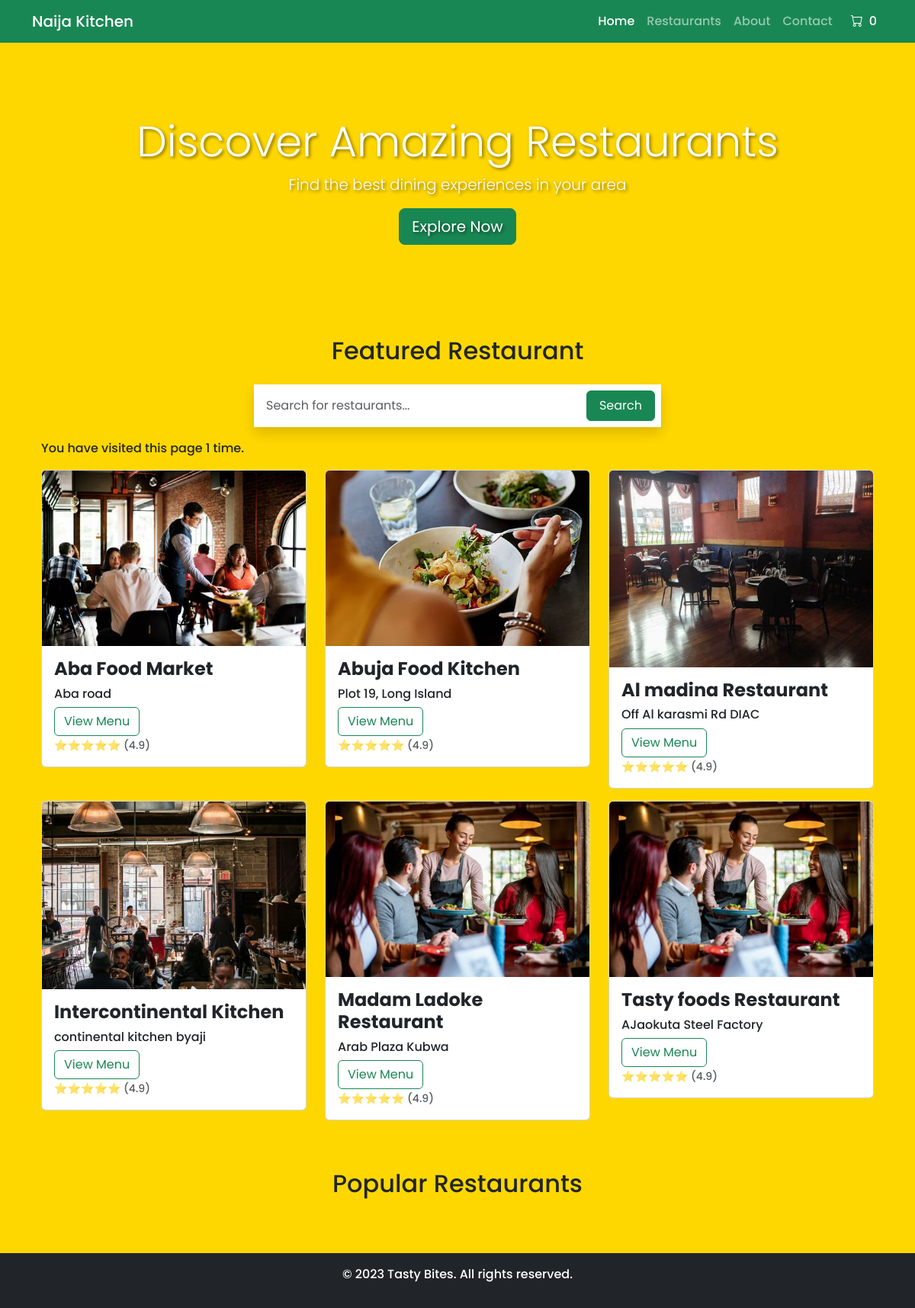
The app's page / (signed in) with its own data.
### naija_kitchen/models.py (models this page shows, shortened)
class Restaurant(models.Model):
    restaurant_name = models.CharField(max_length=200)
    slug = models.SlugField(max_length=200, blank=True)
    restaurant_address = models.CharField(max_length=200)
    restaurant_image = models.ImageField(null=True, blank=True)
    restaurant_contact = models.CharField(max_length=200)
    restaurant_owner = models.ForeignKey(
        'auth.User', blank=True, null=True, on_delete=models.CASCADE, related_name='user_restaurants')
    class Meta:
        ordering = ['restaurant_name']
        indexes = [
            models.Index(fields=['restaurant_name'])
        ]
    @property
    def imageURL(self):
        try:
            url = self.restaurant_image.url
        except:
            url = ''
        return url

### naija_kitchen/views.py (the view)
# urls.py: path("", get_all_restaurant, name="all_restaurants"),
def get_all_restaurant(request):
    if request.user.is_authenticated:
        visit_count = request.session.get('visit_count', 0)
        visit_count += 1
        request.session['visit_count'] = visit_count
        cart_items = get_cart_items_from_session(request)
        restaurants = Restaurant.objects.all()
        restaurant_json = json.dumps(list(Restaurant.objects.values()))
        context = {'restaurants': restaurants,
                'visit_count': visit_count, 'cartItems': cart_items, 'restaurant_json': restaurant_json}
        return render(request, 'restaurant_list.html', context)
    else:
        return redirect('admin/')

### naija_kitchen/views.py (called while the page is built)
def get_cart_items_from_session(request):
    cart_items_in_session = request.session.get('cartItems')
    return cart_items_in_session

### naija_kitchen/templates/restaurant_list.html (shortened to what this page needs)
{% extends 'main.html'%}
{% load static %}
    {% block content %}
    <header class="jumbotron jumbotron-fluid py-5 mb-4">
        <div class="container text-center py-5">
            <h1 class="display-4">Discover Amazing Restaurants</h1>
            <p class="lead">Find the best dining experiences in your area</p>
            <a href="#" class="btn btn-success btn-lg">Explore Now</a>
        </div>
    </header>
    <main class="container">
        <section class="mb-5">
            <h2 class="text-center mb-4">Featured Restaurant</h2>
            <div class="container h-100 mb-3">
                <div class="row h-100 justify-content-center align-items-center">
                    <div class="col-md-8 col-lg-6">
                        <form action="" method="get" class="d-flex shadow p-2 bg-white">
                            <input id="searchInput" class="form-control me-2 p-2 border-0 shadow-none" type="search"
                                placeholder="Search for restaurants..." aria-label="Search" />
                            <button class="btn btn-success px-3" type="submit">
                                Search
                            </button>
                        </form>
                    </div>
                </div>
            </div>
            <div class="container">
                <p>You have visited this page {{ visit_count }} time{{ num_visits|pluralize }}.</p>
                <div id="productCard" class="row">
                    {% for restaurant in restaurants %}
                    <div class="col-sm-4 mb-3">
                        <div class="card">
                            <img class="card-img-top img-fluid" src="{{restaurant.imageURL}}"
                                alt="{{restaurant.imageURL}}" />
                            <div class="card-body text-start">
                                <h4><strong>{{restaurant.restaurant_name}}</strong></h4>
                                <h6>{{restaurant.restaurant_address}}</h6>
                                <a id="restaurant-link" class="btn btn-outline-success" href="{% url 'restaurant_menucategories' restaurant_slug=restaurant.slug%}">View
                                    Menu</a>
                                <p class="card-text">
                                    <small class="text-muted">⭐⭐⭐⭐⭐ (4.9)</small>
                                </p>
                            </div>
                        </div>
                    </div>
                    {% endfor%}
                </div>
            </div>
        </section>
        <section>
            <h2 class="text-center mb-4">Popular Restaurants</h2>
        </section>
    </main>
    <footer class="bg-dark text-white text-center py-3 mt-5">
        <p>&copy; 2023 Tasty Bites. All rights reserved.</p>
    </footer>
    {% endblock %}

### static/css/style.css (style rules this page uses)
body { font-family: 'Poppins sans-serif'; }
.bg-color { background-color: #FFD700; }
.jumbotron { background-size: cover; background-position: center; color: white; text-shadow: 2px 2px 4px rgba(0, 0, 0, 0.5); }
.poppins-medium { font-family: "Poppins", sans-serif; font-weight: 500; font-style: normal; }

### records on screen
Restaurant: imageURL (picture), restaurant_name "Aba Food Market", restaurant_address "Aba road"
Restaurant: imageURL (picture), restaurant_name "Abuja Food Kitchen", restaurant_address "Plot 19, Long Island"
Restaurant: imageURL (picture), restaurant_name "Al madina Restaurant", restaurant_address "Off Al karasmi Rd DIAC"
Restaurant: imageURL (picture), restaurant_name "Intercontinental Kitchen", restaurant_address "continental kitchen byaji"
Restaurant: imageURL (picture), restaurant_name "Madam Ladoke Restaurant", restaurant_address "Arab Plaza Kubwa"
Restaurant: imageURL (picture), restaurant_name "Tasty foods Restaurant", restaurant_address "AJaokuta Steel Factory"

### other values on screen
{{ cartItems|default:"0" }} "0"
{{ visit_count }} "1"
